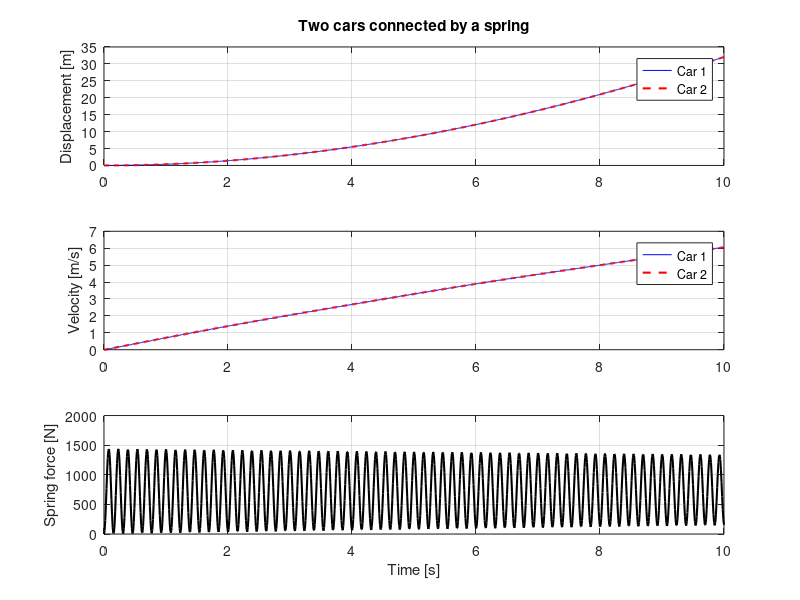

MATLAB code for this plot: (Note: this script raises an error after producing the figure.)
%% No applied force after release
F = @(t) 0;

%% Start at rest with the spring stretched by 5 cm
% x1 - x2 = 0.05 m
y0 = [0.05; 0; 0; 0];

clear;
clc;
close all;

%% Parameters — replace with your measured values
m1 = 1500;       % Mass of car 1 [kg]
m2 = 1000;       % Mass of car 2 [kg]

b1 = 50;       % Resistance coefficient for car 1 [N*s/m]
b2 = 40;       % Resistance coefficient for car 2 [N*s/m]

k = 1e6;         % Spring stiffness [N/m]

c  = 0;     % Koblingsdemper [N*s/m], ingen koblingsdemping ved c = 0
%% Applied for  e
F0 = 1800;       % Constant force on car 1 [N]
F = @(t) F0;

%% Initial conditions
% Order: [x1; v1; x2; v2]
y0 = [0; 0; 0; 0];

%% Equations of motion
% y(1) = x1
% y(2) = v1
% y(3) = x2
% y(4) = v2

dydt = @(t,y) [
    y(2);
    (F(t) - b1*y(2) - (k*(y(1)-y(3)) + c*(y(2)-y(4)))) / m1;
    y(4);
    ((k*(y(1)-y(3)) + c*(y(2)-y(4))) - b2*y(4)) / m2
];

%% Solve from 0 to 10 seconds
tspan = linspace(0, 10, 1001);

options = odeset('RelTol', 1e-7, 'AbsTol', 1e-9);
[t, y] = ode45(dydt, tspan, y0, options);

%% Extract results
x1 = y(:,1);
v1 = y(:,2);

x2 = y(:,3);
v2 = y(:,4);

extension = x1 - x2;
spring_force = k * extension;

%% Plot results
graphFigure = figure;

subplot(3,1,1);
plot(t, x1, 'b', t, x2, 'r--', 'LineWidth', 1.5);
ylabel('Displacement [m]');
legend('Car 1', 'Car 2', 'Location', 'best');
title('Two cars connected by a spring');
grid on;

subplot(3,1,2);
plot(t, v1, 'b', t, v2, 'r--', 'LineWidth', 1.5);
ylabel('Velocity [m/s]');
legend('Car 1', 'Car 2', 'Location', 'best');
grid on;

subplot(3,1,3);
plot(t, spring_force, 'k', 'LineWidth', 1.5);
xlabel('Time [s]');
ylabel('Spring force [N]');
grid on;


%% Export graph PDF, numeric PDF and CSV
[folder, name] = fileparts(mfilename('fullpath'));
out = fullfile(folder, 'results');
if ~isfolder(out), mkdir(out); end
values = table(t, x1, x2, v1, v2, extension, spring_force, ...
    'VariableNames', {'Time_s','X1_m','X2_m','V1_m_s','V2_m_s','Extension_m','SpringForce_N'});
writetable(values, fullfile(out, [name '_values.csv']));
writeValuesPDF(fullfile(out, [name '_values.pdf']), values);
exportgraphics(graphFigure, fullfile(out, [name '_graphs.pdf']), 'ContentType', 'vector');

%% Animate the two cars
% Uses the t, x1 and x2 values calculated above.

carLength = 0.12;     % Visual car length [m]
carHeight = 0.06;     % Visual car height [m]
L0 = 0.20;           % Unstretched spring length [m] (for drawing)

% Actual drawing positions:
% Car 2 starts behind car 1.
p2 = x2;
p1 = x1 + carLength + L0;

fig = figure('Name', 'Two-car simulation', 'Color', 'w');
ax = axes('Parent', fig);
hold(ax, 'on');
grid(ax, 'on');
axis(ax, 'equal');

xlabel(ax, 'Position along track [m]');
ylim(ax, [-0.04, 0.18]);

% The view follows the cars.
viewWidth = 1.0;

car2 = rectangle('Parent', ax, ...
    'Position', [p2(1), 0, carLength, carHeight], ...
    'FaceColor', [0.9 0.25 0.2], ...
    'Curvature', 0.15);

car1 = rectangle('Parent', ax, ...
    'Position', [p1(1), 0, carLength, carHeight], ...
    'FaceColor', [0.2 0.45 0.9], ...
    'Curvature', 0.15);

spring = plot(ax, NaN, NaN, 'k-', 'LineWidth', 1.5);

label1 = text(ax, p1(1), 0.09, 'Car 1', ...
    'HorizontalAlignment', 'center');
label2 = text(ax, p2(1), 0.09, 'Car 2', ...
    'HorizontalAlignment', 'center');

% Zigzag shape of the spring
nPoints = 25;
springY = (carHeight/2) * ones(1, nPoints);
springY(2:end-1) = carHeight/2 ...
    + 0.012 * (-1).^(1:nPoints-2);

%% Play animation at approximately real-time speed
frameStep = max(1, round((1/30) / mean(diff(t))));
clockStart = tic;

for j = 1:frameStep:length(t)
    if ~isgraphics(fig)
        break;
    end

    % Match animation time to simulation time.
    pause(max(0, (t(j)-t(1)) - toc(clockStart)));

    if ~isgraphics(fig)
        break;
    end

    set(car1, 'Position', ...
        [p1(j), 0, carLength, carHeight]);
    set(car2, 'Position', ...
        [p2(j), 0, carLength, carHeight]);

    % Spring connects the front of car 2 to the back of car 1.
    springX = linspace(p2(j)+carLength, p1(j), nPoints);
    set(spring, 'XData', springX, 'YData', springY);

    set(label1, 'Position', [p1(j)+carLength/2, 0.09, 0]);
    set(label2, 'Position', [p2(j)+carLength/2, 0.09, 0]);

    midpoint = (p1(j)+p2(j)+carLength)/2;
    xlim(ax, midpoint + [-viewWidth/2, viewWidth/2]);

    title(ax, sprintf('Time: %.2f s | Spring extension: %.3f m', ...
        t(j), x1(j)-x2(j)));

    drawnow;
end
function writeValuesPDF(destination,data)
    [~,reportName] = fileparts(destination);
    % Plain ASCII text on landscape A4 pages. Offsets are byte positions.
    rowsPerPage = 43;
    pages = ceil(height(data)/rowsPerPage);
    objects = cell(3+2*pages,1);
    objects{1} = '<< /Type /Catalog /Pages 2 0 R >>';
    pageIds = 4:2:(3+2*pages);
    objects{2} = sprintf('<< /Type /Pages /Count %d /Kids [%s] >>', ...
        pages,sprintf('%d 0 R ',pageIds));
    objects{3} = '<< /Type /Font /Subtype /Type1 /BaseFont /Courier >>';
    for page = 1:pages
        first = 1+(page-1)*rowsPerPage;
        last = min(first+rowsPerPage-1,height(data));
        id = pageIds(page);
        objects{id} = sprintf(['<< /Type /Page /Parent 2 0 R /MediaBox [0 0 842 595] ' ...
            '/Resources << /Font << /F1 3 0 R >> >> /Contents %d 0 R >>'],id+1);
        titleLine = sprintf('%s | samples %d-%d | page %d/%d',reportName,first,last,page,pages);
        headers = sprintf('%14s',data.Properties.VariableNames{:});
        lines = {['BT /F1 9 Tf 12 TL 24 565 Td (' titleLine ') Tj'], ...
            ['T* (' headers ') Tj']};
        for row = first:last
            lines{end+1} = ['T* (' sprintf('%14.6g',data{row,:}) ') Tj'];
        end
        stream = strjoin([lines,{'ET'}],newline);
        objects{id+1} = sprintf('<< /Length %d >>\nstream\n%s\nendstream',numel(stream),stream);
    end
    tmp = [tempname(fileparts(destination)) '.pdf'];
    fid = fopen(tmp,'wb');
    assert(fid ~= -1,'Could not open temporary PDF.');
    try
        fprintf(fid,'%%PDF-1.4\n');
        offsets = zeros(numel(objects),1);
        for id = 1:numel(objects)
            offsets(id) = ftell(fid);
            fprintf(fid,'%d 0 obj\n%s\nendobj\n',id,objects{id});
        end
        startxref = ftell(fid);
        fprintf(fid,'xref\n0 %d\n0000000000 65535 f \n',numel(objects)+1);
        fprintf(fid,'%010d 00000 n \n',offsets);
        fprintf(fid,'trailer\n<< /Size %d /Root 1 0 R >>\nstartxref\n%d\n%%%%EOF\n', ...
            numel(objects)+1,startxref);
        fclose(fid);
        fid = -1;
        movefile(tmp,destination,'f');
    catch err
        if fid ~= -1, fclose(fid); end
        if isfile(tmp), delete(tmp); end
        rethrow(err);
    end
end
